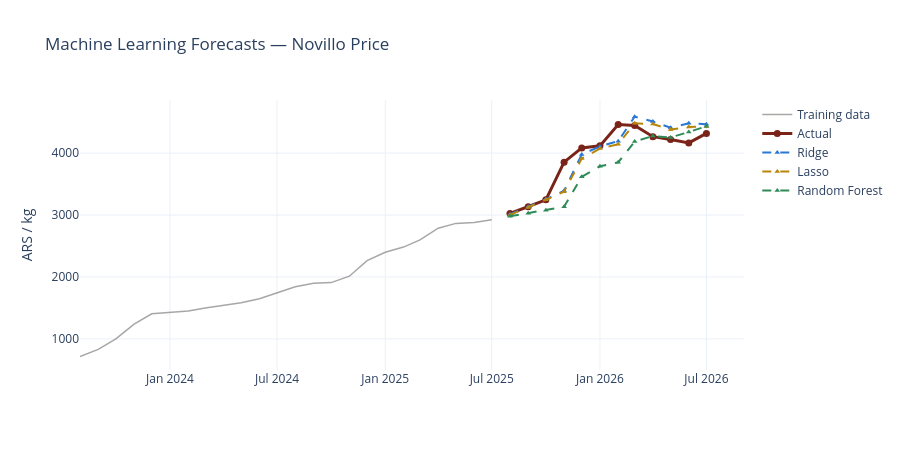

Write notebook code for a chart like this one.
### Code cell
# ── Fit models ───────────────────────────────────────────────────────
ml_models = {
    'Ridge':  Ridge(alpha=1.0),
    'Lasso':  Lasso(alpha=0.001),
    'Random Forest': RandomForestRegressor(n_estimators=200, max_depth=5,
                                           random_state=42),
}

for name, model in ml_models.items():
    X_fit = X_train_s if name != 'Random Forest' else X_train_ml
    X_pred = X_test_s if name != 'Random Forest' else X_test_ml
    model.fit(X_fit, y_train_ml)
    preds = model.predict(X_pred)

    # Convert log-return predictions back to levels
    last_log = np.log(train['novillo_ars_kg'].iloc[-1])
    fc_ml = np.exp(last_log + np.cumsum(preds))
    forecasts[name] = fc_ml

# ── ML forecasts (interactive) ───────────────────────────────────
fig = go.Figure()
fig.add_trace(go.Scatter(
    x=train.index[-24:], y=train['novillo_ars_kg'].iloc[-24:],
    mode='lines', name='Training data', line=dict(color=UOE_GREY, width=1.5),
    opacity=0.5, hovertemplate='%{x|%b %Y}<br>%{y:,.0f} ARS/kg<extra>Training</extra>'
))
fig.add_trace(go.Scatter(
    x=test.index, y=test['novillo_ars_kg'], mode='lines+markers',
    name='Actual', line=dict(color=UOE_RED, width=3), marker=dict(size=7),
    hovertemplate='%{x|%b %Y}<br>%{y:,.0f} ARS/kg<extra>Actual</extra>'
))

colours = {'Ridge': UOE_BLUE, 'Lasso': UOE_GOLD, 'Random Forest': UOE_GREEN}
for name in ['Ridge', 'Lasso', 'Random Forest']:
    fc_arr = np.array(forecasts[name])[:len(test)]
    fig.add_trace(go.Scatter(
        x=test.index, y=fc_arr, mode='lines+markers',
        name=name, line=dict(color=colours[name], width=2, dash='dash'),
        marker=dict(size=5, symbol='triangle-up'),
        hovertemplate='%%{x|%%b %%Y}<br>%%{y:,.0f} ARS/kg<extra>%s</extra>' % name
    ))

fig.update_layout(title='Machine Learning Forecasts — Novillo Price',
                  yaxis_title='ARS / kg', height=450)
fig.show()

### Figure 1 — Plotly figure (JSON) as saved in the notebook; plotly's stock layout.template omitted (floating-point values rounded to 4 significant figures)
{"data": [{"hovertemplate": "%{x|%b %Y}<br>%{y:,.0f} ARS/kg<extra>Training</extra>", "line": {"color": "#52514e", "width": 1.5}, "mode": "lines", "name": "Training data", "opacity": 0.5, "type": "scatter", "x": ["2023-08-01T00:00:00.000000", "2023-09-01T00:00:00.000000", "2023-10-01T00:00:00.000000", "2023-11-01T00:00:00.000000", "2023-12-01T00:00:00.000000", "2024-01-01T00:00:00.000000", "2024-02-01T00:00:00.000000", "2024-03-01T00:00:00.000000", "2024-04-01T00:00:00.000000", "2024-05-01T00:00:00.000000", "2024-06-01T00:00:00.000000", "2024-07-01T00:00:00.000000", "2024-08-01T00:00:00.000000", "2024-09-01T00:00:00.000000", "2024-10-01T00:00:00.000000", "2024-11-01T00:00:00.000000", "2024-12-01T00:00:00.000000", "2025-01-01T00:00:00.000000", "2025-02-01T00:00:00.000000", "2025-03-01T00:00:00.000000", "2025-04-01T00:00:00.000000", "2025-05-01T00:00:00.000000", "2025-06-01T00:00:00.000000", "2025-07-01T00:00:00.000000"], "y": [716.2, 831.8, 1000.0, 1238.0, 1405.0, 1424.0, 1452.0, 1500.0, 1542.0, 1584.0, 1650.0, 1744.0, 1843.0, 1900.0, 1909.0, 2013.0, 2264.0, 2400.0, 2483.0, 2600.0, 2788.0, 2865.0, 2880.0, 2924.0]}, {"hovertemplate": "%{x|%b %Y}<br>%{y:,.0f} ARS/kg<extra>Actual</extra>", "line": {"color": "#7A2318", "width": 3}, "marker": {"size": 7}, "mode": "lines+markers", "name": "Actual", "type": "scatter", "x": ["2025-08-01T00:00:00.000000", "2025-09-01T00:00:00.000000", "2025-10-01T00:00:00.000000", "2025-11-01T00:00:00.000000", "2025-12-01T00:00:00.000000", "2026-01-01T00:00:00.000000", "2026-02-01T00:00:00.000000", "2026-03-01T00:00:00.000000", "2026-04-01T00:00:00.000000", "2026-05-01T00:00:00.000000", "2026-06-01T00:00:00.000000", "2026-07-01T00:00:00.000000"], "y": [3025.0, 3133.0, 3246.0, 3854.0, 4084.0, 4117.0, 4461.0, 4445.0, 4265.0, 4218.0, 4165.0, 4318.0]}, {"hovertemplate": "%{x|%b %Y}<br>%{y:,.0f} ARS/kg<extra>Ridge</extra>", "line": {"color": "#2a78d6", "dash": "dash", "width": 2}, "marker": {"size": 5, "symbol": "triangle-up"}, "mode": "lines+markers", "name": "Ridge", "type": "scatter", "x": ["2025-08-01T00:00:00.000000", "2025-09-01T00:00:00.000000", "2025-10-01T00:00:00.000000", "2025-11-01T00:00:00.000000", "2025-12-01T00:00:00.000000", "2026-01-01T00:00:00.000000", "2026-02-01T00:00:00.000000", "2026-03-01T00:00:00.000000", "2026-04-01T00:00:00.000000", "2026-05-01T00:00:00.000000", "2026-06-01T00:00:00.000000", "2026-07-01T00:00:00.000000"], "y": [3012.0, 3133.0, 3256.0, 3391.0, 3978.0, 4109.0, 4193.0, 4589.0, 4510.0, 4411.0, 4482.0, 4464.0]}, {"hovertemplate": "%{x|%b %Y}<br>%{y:,.0f} ARS/kg<extra>Lasso</extra>", "line": {"color": "#B8860B", "dash": "dash", "width": 2}, "marker": {"size": 5, "symbol": "triangle-up"}, "mode": "lines+markers", "name": "Lasso", "type": "scatter", "x": ["2025-08-01T00:00:00.000000", "2025-09-01T00:00:00.000000", "2025-10-01T00:00:00.000000", "2025-11-01T00:00:00.000000", "2025-12-01T00:00:00.000000", "2026-01-01T00:00:00.000000", "2026-02-01T00:00:00.000000", "2026-03-01T00:00:00.000000", "2026-04-01T00:00:00.000000", "2026-05-01T00:00:00.000000", "2026-06-01T00:00:00.000000", "2026-07-01T00:00:00.000000"], "y": [3002.0, 3124.0, 3246.0, 3377.0, 3912.0, 4073.0, 4143.0, 4480.0, 4470.0, 4379.0, 4422.0, 4430.0]}, {"hovertemplate": "%{x|%b %Y}<br>%{y:,.0f} ARS/kg<extra>Random Forest</extra>", "line": {"color": "#2E8B57", "dash": "dash", "width": 2}, "marker": {"size": 5, "symbol": "triangle-up"}, "mode": "lines+markers", "name": "Random Forest", "type": "scatter", "x": ["2025-08-01T00:00:00.000000", "2025-09-01T00:00:00.000000", "2025-10-01T00:00:00.000000", "2025-11-01T00:00:00.000000", "2025-12-01T00:00:00.000000", "2026-01-01T00:00:00.000000", "2026-02-01T00:00:00.000000", "2026-03-01T00:00:00.000000", "2026-04-01T00:00:00.000000", "2026-05-01T00:00:00.000000", "2026-06-01T00:00:00.000000", "2026-07-01T00:00:00.000000"], "y": [2979.0, 3029.0, 3076.0, 3136.0, 3617.0, 3787.0, 3850.0, 4186.0, 4277.0, 4253.0, 4341.0, 4433.0]}], "layout": {"height": 450, "title": {"text": "Machine Learning Forecasts — Novillo Price"}, "yaxis": {"title": {"text": "ARS / kg"}}}}
